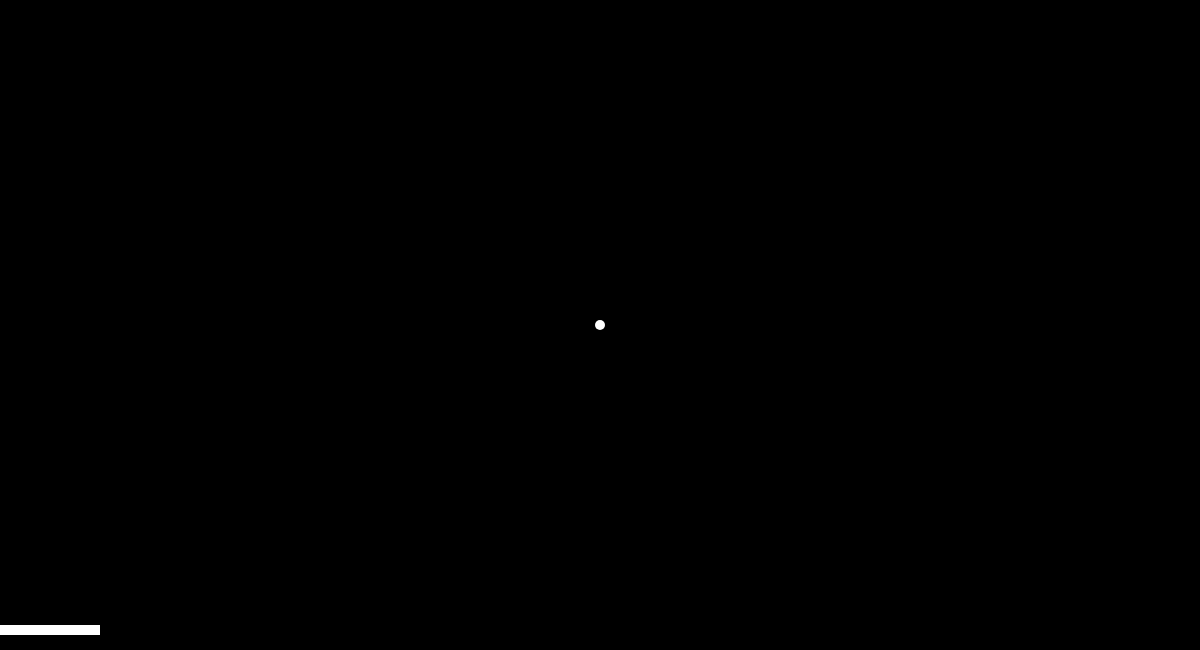
Frame 1 (no input)
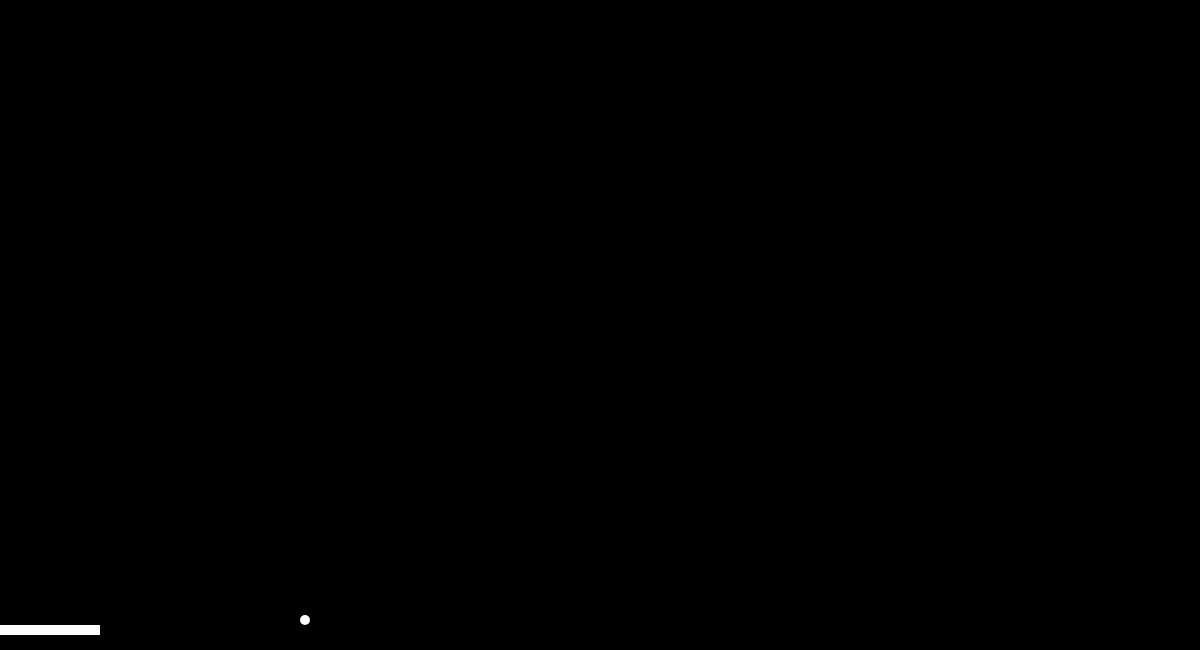
Frame 60 (no input)
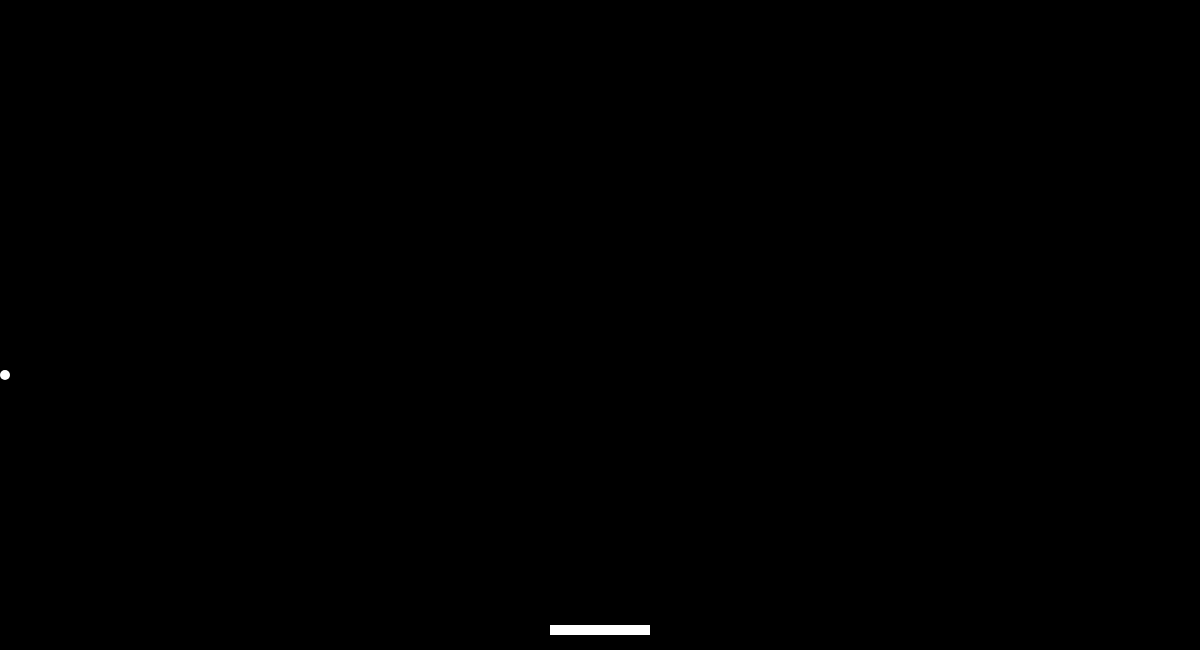
Frame 120 (the mouse pressed at the canvas centre since frame 60)

The p5.js sketch that drew these frames (run headless with seeded random() and noise() and a simulated clock; from frame 60 on, the mouse is pressed at the canvas centre):

// p5.js sketch
// ── sketch.js
var paddle;
var ball;
function setup(){
createCanvas(windowWidth, 650);
paddle = new Paddle();
ball = new Ball();
}

function draw(){
background(0);
paddle.show();
paddle.glide();
ball.show();
ball.move();
ball.bounce();
}

class Paddle {
  constructor() {
    this.paddle_x_axis = 0;
    this.paddle_y_axis = height - 25;
    this.paddle_size_width = 100;
    this.paddle_size_height = 10;
    this.paddle_barrier_right = width - 100;
    this.paddle_barrier_left = 0;
    this.show = function () {
      fill(255);
      noStroke();
      rect(this.paddle_x_axis, this.paddle_y_axis, 
        this.paddle_size_width, this.paddle_size_height);
    };
    this.glide = function () {
      this.paddle_x_axis = constrain(mouseX - (this.paddle_size_width / 2), 
      this.paddle_barrier_left, this.paddle_barrier_right);
    };
  };
}

class Ball {
  constructor() {
    var five = [5, -5]
    this.ball_x_axis = width / 2;
    this.ball_y_axis = height / 2;
    this.ball_size = 10;
    this.ball_move_x_axis = random(five);
    this.ball_move_y_axis = 5;
    this.ball_radius = this.ball_size / 2;
    this.show = function (){
      fill(255);
      noStroke();
      ellipse(this.ball_x_axis, this.ball_y_axis, this.ball_size, this.ball_size);
    };
    this.move = function (){
      this.ball_x_axis += this.ball_move_x_axis;
      this.ball_y_axis += this.ball_move_y_axis;

        if (this.ball_x_axis >= width) {
          this.ball_move_x_axis *= -1;
          this.ball_x_axis = width - abs(this.ball_move_x_axis);
        } 
        else if (this.ball_x_axis <= 0) {
          this.ball_move_x_axis *= -1;
          this.ball_x_axis = abs(this.ball_move_x_axis);
        } 
        else if (this.ball_y_axis >= height) {
          this.ball_move_y_axis *= -1;
          this.ball_y_axis = height - abs(this.ball_move_y_axis);
        } 
        else if (this.ball_y_axis <= 0) {
          this.ball_move_y_axis *= -1;
          this.ball_y_axis = abs(this.ball_move_y_axis);
        };
    this.bounce = function (){
      if (this.ball_x_axis + this.ball_size > this.paddle_x_axis && 
          this.ball_x_axis < this.paddle_x_axis + this.paddle_size_width && 
          this.ball_y_axis + this.ball_size + this.ball_move_y_axis > 
      this.paddle_y_axis && 
          this.ball_y_axis + this.ball_move_y_axis < this.paddle_y_axis + 
      this.paddle_size_height) {
        this.ball_move_y_axis *= -1;
        };
      };
    };
  };
}
